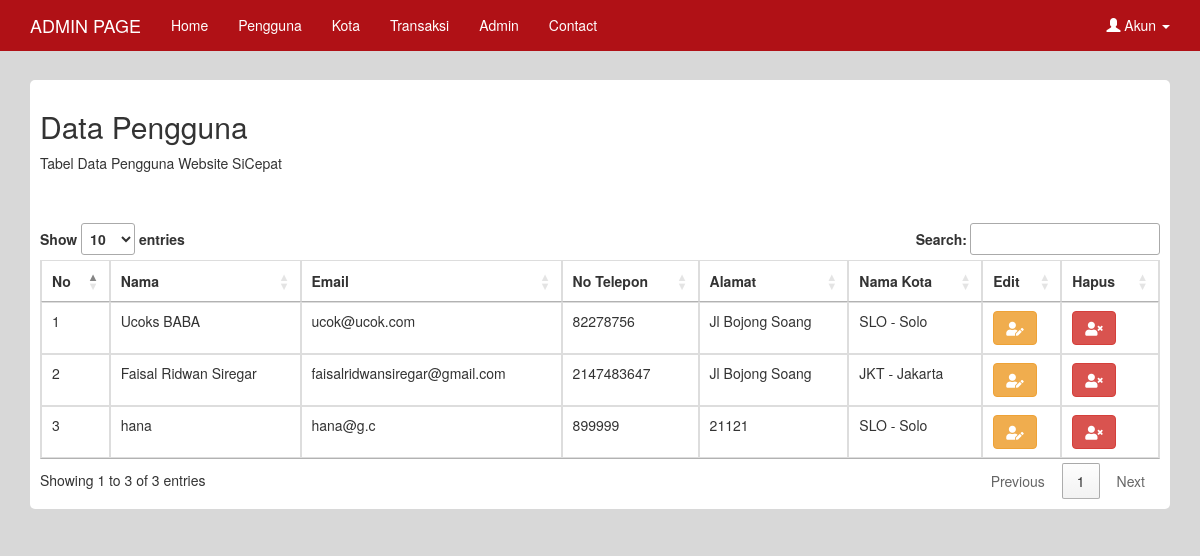
Page /index.php/admin/pengguna on the earlier database version.
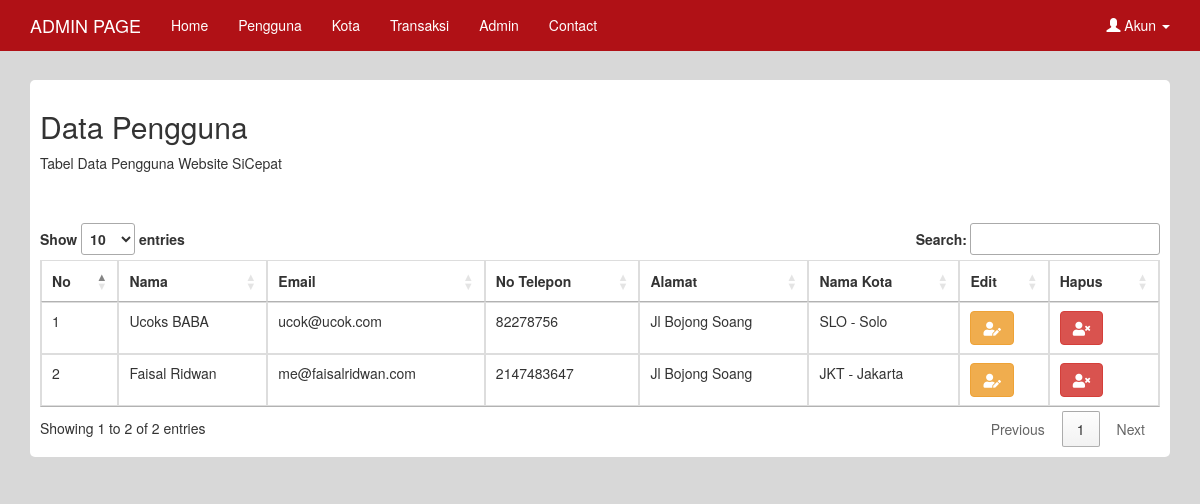
Same page on the later database version.
### tables this page shows
CREATE TABLE `pengguna` (
  `id` int(10) NOT NULL,
  `nama` varchar(30) NOT NULL,
  `email` varchar(30) NOT NULL,
  `notlp` int(15) NOT NULL,
  `kodekota` varchar(3) NOT NULL,
  `alamat` varchar(30) NOT NULL
);

CREATE TABLE `kota` (
  `kodekota` varchar(3) NOT NULL,
  `namakota` varchar(30) NOT NULL
);

### application/controllers/Admin.php (called while the page is built, shortened)
<?php
class Admin extends CI_Controller {
	public function __construct()
	{
		$this->load->model('M_admin');
	}
	public function pengguna()
	{
		$data_pengguna = $this->M_admin->Getpengguna_id();
		$data_kota = $this->M_admin->Getkota_kode();
		$this->load->view('admin/page_header',['datakota'=>$data_kota]);
		$this->load->view('admin/page_pengguna',['datapengguna'=>$data_pengguna]);
	}
}

### index.php (called while the page is built, shortened)
<?php
require_once BASEPATH.'core/CodeIgniter.php';

### application/models/M_admin.php (called while the page is built, shortened)
<?php
class M_admin extends CI_Model {
	public function Getpengguna_id(){
		$this->db->select('*');
		$this->db->from('pengguna');
		$this->db->join('kota','kota.kodekota=pengguna.kodekota','LEFT OUTER');
		$query = $this->db->get();
		return $query->result();
	}
	public function Getkota_kode(){
		$this->db->select('*');
		$this->db->from('kota');
		$query = $this->db->get();
		return $query->result();
	}
}

### application/views/admin/page_pengguna.php (the view, shortened to what this page needs)
  <div class="container">
    <div class="box">
      <h2>Data Pengguna</h2>
      <p>Tabel Data Pengguna Website SiCepat</p>
      <br><br>
      <table class="table table-bordered" id="table">
        <thead>
          <tr>
            <th>No</th>
            <th>Nama</th>
            <th>Email</th>
            <th>No Telepon</th>
            <th>Alamat</th>
            <th>Nama Kota</th>
            <th>Edit</th>
            <th>Hapus</th>
          </tr>
        </thead>
        <tbody>
          <?php $no=1; foreach ($datapengguna as $d ) {?>
          <tr>
            <form action="">
              <td><?php echo $no++ ?></td>
              <td><?php echo $d->nama ?></td>
            <td><?php echo $d->email  ?></td>
            <td><?php echo $d->notlp ?></td>
            <td><?php echo $d->alamat ?></td>
            <td><?php echo $d->kodekota.' - '.$d->namakota ?></td>
              <td><button type="button" class="btn btn-warning" data-toggle="modal" data-target="#edit<?php echo $d->id ?>"><i class="fas fa-user-edit"></i></button></td>
              <td><a type="button" class="btn btn-danger"  href="<?= base_url('index.php/admin/hapuspengguna/' .$d->id)?>" onClick="return confirm('Apakah Anda Yakin?')" ><i class="fas fa-user-times"></i></a></td>
            </form>
          </tr>
          <?php } ?>
        </tbody>
      </table>
    </div>
  </div>
</body>
</html>

Differences in the rows shown:
removed pengguna: nama "hana", email "hana@g.c", notlp "899999", alamat "21121", kodekota.kodekota "SLO", kodekota.namakota "Solo"
changed pengguna "JKT": nama "Faisal Ridwan Siregar" → "Faisal Ridwan"; email "faisalridwansiregar@gmail.com" → "me@faisalridwan.com"
Other differences:
text written by a page script: "Show entries Search: Showing 1 to 3 of 3 entries Previous 1 Next" → "Show entries Search: Showing 1 to 2 of 2 entries Previous 1 Next"
